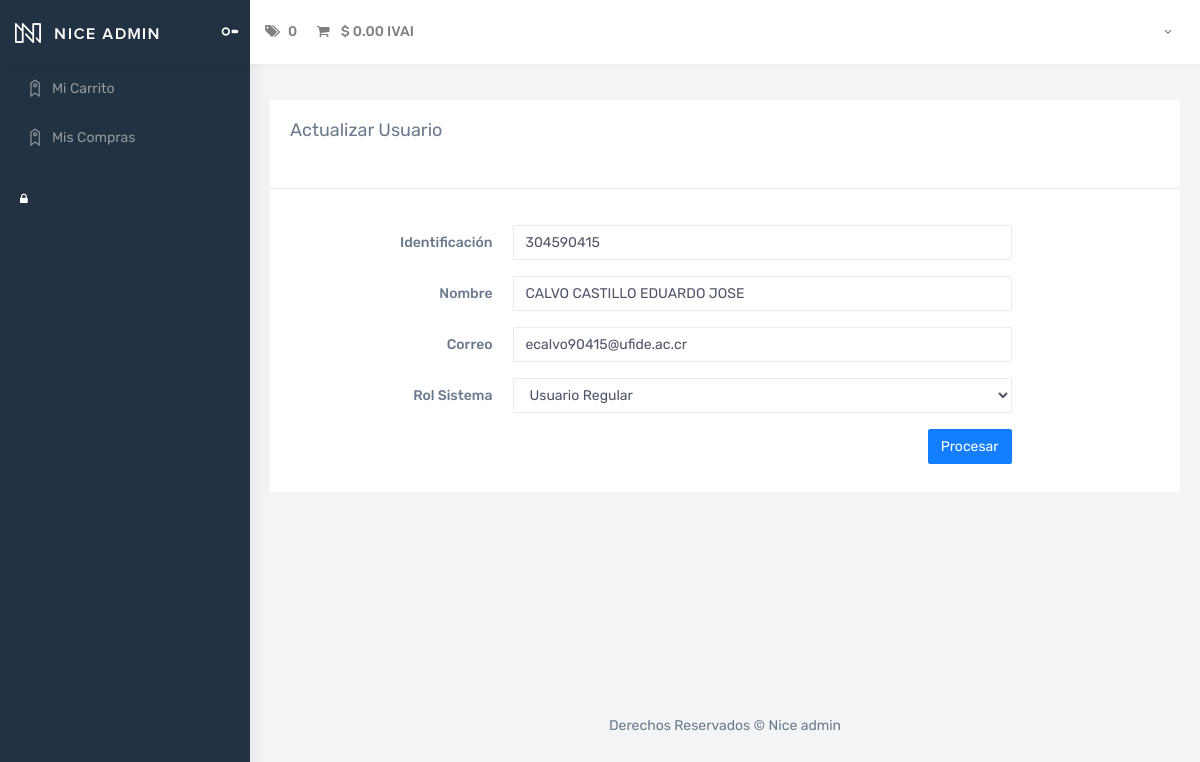
Screenshot of /Views/Usuario/actualizarUsuario.php?q=1 with the database file from the repository.
### tables this page shows
CREATE TABLE `tusuario` (
  `IdUsuario` bigint(11) NOT NULL AUTO_INCREMENT,
  `Nombre` varchar(255) NOT NULL,
  `Correo` varchar(100) NOT NULL,
  `Identificacion` varchar(20) NOT NULL,
  `Contrasenna` varchar(10) NOT NULL,
  `IdRol` int(11) NOT NULL,
  `Estado` bit(1) NOT NULL,
  PRIMARY KEY (`IdUsuario`),
  KEY `FK_tusuario_trol` (`IdRol`),
  CONSTRAINT `FK_tusuario_trol` FOREIGN KEY (`IdRol`) REFERENCES `trol` (`IdRol`)
);

### Models/usuarioModel.php (called while the page is built, shortened)
<?php
    function ConsultarInfoUsuarioModel($idUsuario)
    {
        try
        {
            $context = OpenDB();
            $sp = "CALL ConsultarInfoUsuario('$idUsuario')";
            $respuesta = $context -> query($sp);
            return $respuesta;
        }
        catch(Exception $error)
        {
            RegistrarError($error);
            return null;
        }
    }
    function ConsultarRolesModel()
    {
        try
        {
            $context = OpenDB();
            $sp = "CALL ConsultarRoles()";
            $respuesta = $context -> query($sp);
            return $respuesta;
        }
        catch(Exception $error)
        {
            RegistrarError($error);
            return null;
        }
    }
?>

### Controllers/usuarioController.php (called while the page is built, shortened)
<?php
    include_once $_SERVER["DOCUMENT_ROOT"] . '/Curso/Models/usuarioModel.php';
    function ConsultarInfoUsuario($idUsuario)
    {
        $respuesta = ConsultarInfoUsuarioModel($idUsuario);
        if($respuesta != null && $respuesta -> num_rows > 0)
        {
            return mysqli_fetch_array($respuesta);
        }
    }
    function ConsultarRoles()
    {
        return ConsultarRolesModel();
    }
?>

### Views/Usuario/actualizarUsuario.php (the view, shortened to what this page needs)
<?php
    include_once $_SERVER["DOCUMENT_ROOT"] . '/Curso/Views/layoutInterno.php';
    include_once $_SERVER["DOCUMENT_ROOT"] . '/Curso/Controllers/usuarioController.php';
    $idUsuario = $_GET['q'];
    $resultado = ConsultarInfoUsuario($idUsuario);
    $rolesSistema = ConsultarRoles();
?>
<!DOCTYPE html>
<html>
<body>
    <div id="main-wrapper">
        <div class="page-wrapper">
            <div class="container-fluid">
                <div class="row">
                    <div class="col-12">
                        <div class="card">
                            <div class="card-body">
                                <h4 class="card-title">Actualizar Usuario</h4>
                            </div>
                            <hr>
                            <form class="form-horizontal" action="" method="POST">
                                <div class="card-body">
                                    <div class="form-group row">
                                        <label class="col-sm-3 text-right control-label col-form-label">Identificación</label>
                                        <div class="col-lg-7">
                                            <input id="txtIdentificacion" name="txtIdentificacion" type="text" class="form-control"
                                            value="<?php echo $resultado["Identificacion"] ?>"
                                            onkeyup="ConsultarNombreApi()">
                                        </div>
                                    </div>
                                    <div class="form-group row">
                                        <label class="col-sm-3 text-right control-label col-form-label">Nombre</label>
                                        <div class="col-md-7">
                                            <input id="txtNombre" name="txtNombre" type="text" class="form-control"
                                            value="<?php echo $resultado["Nombre"] ?>">
                                        </div>
                                    </div>
                                    <div class="form-group row">
                                        <label class="col-sm-3 text-right control-label col-form-label">Correo</label>
                                        <div class="col-md-7">
                                            <input id="txtCorreo" name="txtCorreo" type="email" class="form-control"
                                            value="<?php echo $resultado["Correo"] ?>">
                                        </div>
                                    </div>
                                     <div class="form-group row">
                                        <label class="col-sm-3 text-right control-label col-form-label">Rol Sistema</label>
                                        <div class="col-md-7">
                                            <select id="listaRoles" name="listaRoles" class="form-control">
                                                <?php
                                                    While($fila = mysqli_fetch_array($rolesSistema))
                                                    {
                                                        if($resultado["IdRol"] == $fila["IdRol"])
                                                        {
                                                            echo "<option selected value=". $fila["IdRol"] .">" . $fila["NombreRol"] . "</option>";
                                                        }
                                                        else
                                                        {
                                                            echo "<option value=". $fila["IdRol"] .">" . $fila["NombreRol"] . "</option>";
                                                        }
                                                    }
                                                ?>
                                            </select>
                                        </div>
                                    </div>
                                     <div class="row">
                                        <div class="col-md-10 text-right pb-2">
                                            <button id="btnActualizarDatosUsuario" name="btnActualizarDatosUsuario" class="btn btn-info" type="submit">Procesar</button>
                                        </div>
                                    </div>
                                </div>
                            </form>
                        </div>
                    </div>
                </div>
            </div>
        </div>
    </div>
</body>
</html>

### rows the page displays
tusuario: txtIdentificacion "304590415", txtNombre "CALVO CASTILLO EDUARDO JOSE", txtCorreo "ecalvo90415@ufide.ac.cr"

### other values shown
$cantidad "0"
$total "0.00"
form field listaRoles "Usuario Regular"
